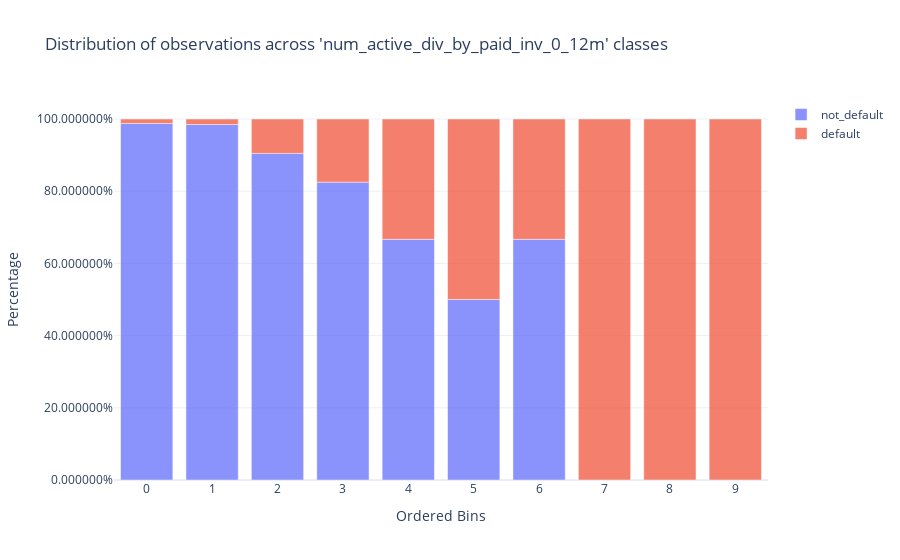

Here is the notebook cell this chart was saved with:
### Code cell
fig = go.Figure()

fig.add_trace(
    go.Bar(
        x=var_profile.reset_index().index.to_list(),
        y=(var_profile["not_default"] / var_profile["count"]),
        name="not_default",
    )
)

fig.add_trace(
    go.Bar(
        x=var_profile.reset_index().index.to_list(),
        y=(var_profile["default"] / var_profile["count"]),
        name="default",
    )
)

fig.update_layout(
    title="Distribution of observations across 'num_active_div_by_paid_inv_0_12m' classes",
    barmode="relative",
    yaxis_title="Percentage",
    yaxis_tickformat="%",
    xaxis_title="Ordered Bins",
    xaxis_tickvals=[x for x in range(0, var_profile.shape[0])],
)

fig.update_traces(opacity=0.75)
fig.show()

### Figure 1 — Plotly figure (JSON) as saved in the notebook; plotly's stock layout.template omitted (floating-point values rounded to 4 significant figures)
{"data": [{"name": "not_default", "opacity": 0.75, "type": "bar", "x": [0, 1, 2, 3, 4, 5, 6, 7, 8, 9], "y": [0.9876, 0.9846, 0.9048, 0.825, 0.6667, 0.5, 0.6667, 0, 0, 0]}, {"name": "default", "opacity": 0.75, "type": "bar", "x": [0, 1, 2, 3, 4, 5, 6, 7, 8, 9], "y": [0.01241, 0.0154, 0.09524, 0.175, 0.3333, 0.5, 0.3333, 1, 1, 1]}], "layout": {"barmode": "relative", "title": {"text": "Distribution of observations across 'num_active_div_by_paid_inv_0_12m' classes"}, "xaxis": {"tickvals": [0, 1, 2, 3, 4, 5, 6, 7, 8, 9], "title": {"text": "Ordered Bins"}}, "yaxis": {"tickformat": "%", "title": {"text": "Percentage"}}}}
